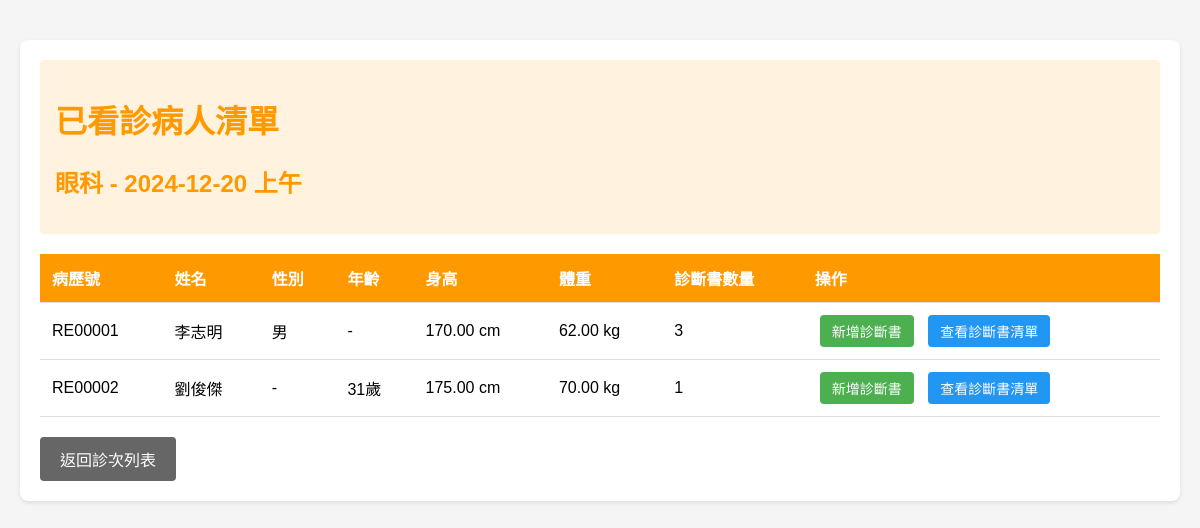
Page /php/doctor/patient_list.php?clinic_id=CL00001 (signed in) on the committed database.
### tables this page shows
CREATE TABLE `clinic` (
  `clinic_id` char(7) NOT NULL,
  `clinic_date` date NOT NULL,
  `period` enum('morning','afternoon','evening') NOT NULL,
  `department_id` char(7) NOT NULL,
  `location` varchar(100) DEFAULT NULL,
  `doctor_id` char(7) NOT NULL
);

CREATE TABLE `department` (
  `department_id` char(7) NOT NULL,
  `department_name` varchar(50) NOT NULL
);

CREATE TABLE `medical_record` (
  `record_id` char(7) NOT NULL,
  `patient_id` char(7) NOT NULL,
  `clinic_id` char(7) NOT NULL
);

CREATE TABLE `person` (
  `person_id` char(7) NOT NULL,
  `last_name` varchar(20) NOT NULL,
  `first_name` varchar(20) NOT NULL,
  `id_card` char(10) NOT NULL,
  `password` varchar(255) NOT NULL,
  `phone` varchar(20) DEFAULT NULL,
  `address` varchar(100) DEFAULT NULL,
  `gender` enum('M','F') DEFAULT NULL,
  `birthday` date DEFAULT NULL
);

CREATE TABLE `patient` (
  `person_id` char(7) NOT NULL,
  `height` decimal(5,2) DEFAULT NULL,
  `weight` decimal(5,2) DEFAULT NULL
);

### php/doctor/patient_list.php (the view, shortened to what this page needs)
<?php
require_once '../common/db_conn.php';
$clinic_id = $_GET['clinic_id'];
try {
    $stmt = $db->prepare("
        SELECT clinic_date, period, department_name
        FROM clinic c
        JOIN department d ON c.department_id = d.department_id
        WHERE clinic_id = ? AND doctor_id = ?
    ");
    $stmt->execute([$clinic_id, $_SESSION['user_id']]);
    $clinic = $stmt->fetch();
    $stmt = $db->prepare("
        SELECT mr.record_id, p.person_id, p.last_name, p.first_name,
               p.gender, p.birthday, pt.height, pt.weight,
               (SELECT COUNT(*) FROM medical_certificate mc WHERE mc.record_id = mr.record_id) as certificate_count
        FROM medical_record mr
        JOIN patient pt ON mr.patient_id = pt.person_id
        JOIN person p ON pt.person_id = p.person_id
        WHERE mr.clinic_id = ?
        ORDER BY mr.record_id
    ");
    $stmt->execute([$clinic_id]);
    $patients = $stmt->fetchAll();
} catch (Exception $e) {
    $error_message = $e->getMessage();
}
function getPeriodText($period) {
    switch ($period) {
        case 'morning': return '上午';
    }
}
?>
<!DOCTYPE html>
<html lang="zh-Hant">
<head>
</head>
<body>
    <div class="container">
        <?php if (isset($clinic)): ?>
            <div class="clinic-info">
                <h1>已看診病人清單</h1>
                <h2>
                    <?php
                    echo htmlspecialchars($clinic['department_name']) . ' - ' .
                         htmlspecialchars($clinic['clinic_date']) . ' ' .
                         htmlspecialchars(getPeriodText($clinic['period']));
                    ?>
                </h2>
            </div>
            <?php if (empty($patients)): ?>
                <p>目前沒有已看診病人</p>
            <?php else: ?>
                <table>
                    <thead>
                        <tr>
                            <th>病歷號</th>
                            <th>姓名</th>
                            <th>性別</th>
                            <th>年齡</th>
                            <th>身高</th>
                            <th>體重</th>
                            <th>診斷書數量</th>
                            <th>操作</th>
                        </tr>
                    </thead>
                    <tbody>
                        <?php foreach ($patients as $patient): ?>
                            <tr>
                                <td><?php echo htmlspecialchars($patient['record_id']); ?></td>
                                <td><?php echo htmlspecialchars($patient['last_name'] . $patient['first_name']); ?></td>
                                <td>
                                    <?php
                                    if ($patient['gender'] === NULL) {
                                        echo '-';
                                    } else if ($patient['gender'] === 'M') {
                                        echo '男';
                                    } else {
                                        echo '女';
                                    }
                                    ?>
                                </td>
                                <td>
                                    <?php
                                    $birthDate = new DateTime($patient['birthday']);
                                    if ($patient['birthday']  === NULL) {
                                        echo '-';
                                    } else {
                                        $today = new DateTime();
                                        $age = $birthDate->diff($today)->y;
                                        echo $age . '歲';
                                    }
                                    ?>
                                </td>
                                <td><?php echo $patient['height'] ? htmlspecialchars($patient['height']) . ' cm' : '-'; ?></td>
                                <td><?php echo $patient['weight'] ? htmlspecialchars($patient['weight']) . ' kg' : '-'; ?></td>
                                <td><?php echo htmlspecialchars($patient['certificate_count']); ?></td>
                                <td>
                                    <a href="add_certificate.php?record_id=<?php echo urlencode($patient['record_id']); ?>"
                                       class="action-btn add-btn">新增診斷書</a>
                                    <a href="dr_certificate_list.php?record_id=<?php echo urlencode($patient['record_id']); ?>"
                                       class="action-btn view-btn">查看診斷書清單</a>
                                </td>
                            </tr>
                        <?php endforeach; ?>
                    </tbody>
                </table>
            <?php endif; ?>
        <?php else: ?>
            <div class="error-message">無效的診次資訊</div>
        <?php endif; ?>
        <a href="clinic_list.php" class="back-btn">返回診次列表</a>
    </div>
</body>
</html>

### php/doctor/patient_list.php (style rules this page uses)
body { font-family: Arial, sans-serif; max-width: 1200px; margin: 20px auto; padding: 20px; background-color: #f5f5f5; }
.container { background: white; padding: 20px; border-radius: 8px; box-shadow: 0 2px 4px rgba(0, 0, 0, 0.1); }
h1, h2 { color: #ff9900; }
.clinic-info { background-color: #fff3e0; padding: 15px; border-radius: 4px; margin-bottom: 20px; }
table { width: 100%; border-collapse: collapse; margin-top: 20px; }
th, td { padding: 12px; text-align: left; border-bottom: 1px solid #ddd; }
th { background-color: #ff9900; color: white; }
.action-btn { padding: 6px 12px; border: none; border-radius: 4px; color: white; text-decoration: none; margin: 0 5px; display: inline-block; font-size: 14px; }
.add-btn { background-color: #4CAF50; }
.view-btn { background-color: #2196F3; }
.back-btn { display: inline-block; padding: 10px 20px; background-color: #666; color: white; text-decoration: none; border-radius: 4px; margin-top: 20px; }

### rows in the picture
clinic: department.department_name "眼科", clinic_date "2024-12-20", period "上午"
medical_record: record_id "RE00001", person.last_name+first_name "李志明", shows "男", patient.height "170.00", patient.weight "62.00", certificate_count "3"
medical_record: record_id "RE00002", person.last_name+first_name "劉俊傑", patient.height "175.00", patient.weight "70.00", certificate_count "1"
